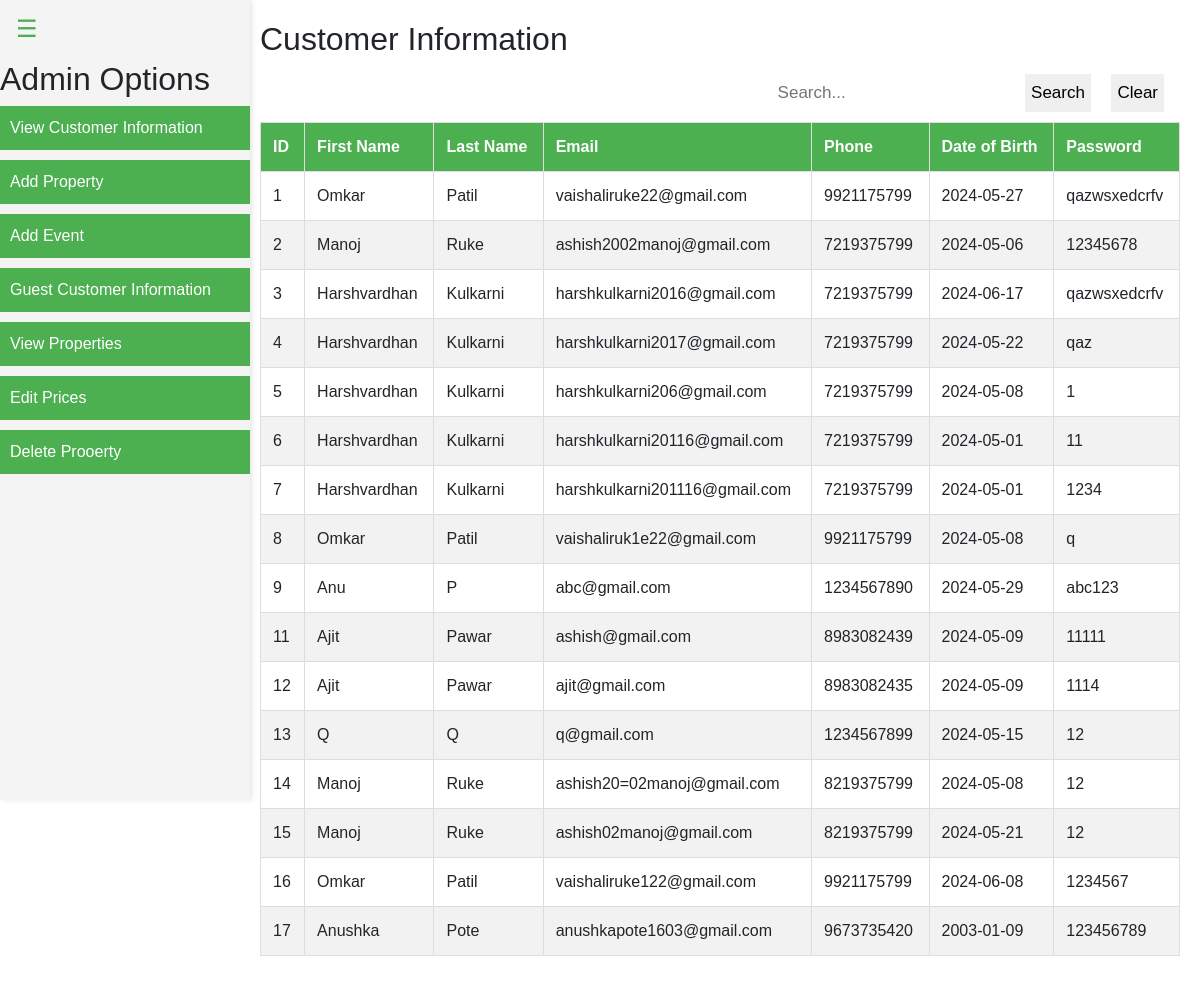
Page /admin_dashboard on the committed database.
### models.py (models this page shows)
class Villa(db.Model):
    id = db.Column(db.Integer, primary_key=True)
    first_name = db.Column(db.String(50), nullable=False)
    last_name = db.Column(db.String(50), nullable=False)
    email = db.Column(db.String(120), nullable=False)
    phone = db.Column(db.String(20), nullable=False)
    location = db.Column(db.String(100), nullable=False)
    property_type = db.Column(db.String(50), nullable=False)
    rooms = db.Column(db.Integer, nullable=True)
    heard_about = db.Column(db.String(100))
    description = db.Column(db.Text)
    timestamp = db.Column(db.DateTime, index=True, default=datetime.utcnow)
    photos = db.relationship('Photo', backref='villa', lazy=True)
    link = db.Column(db.String(200))

### app.py (the view, shortened to what this page needs)
@app.route('/admin_dashboard', methods=['GET', 'POST'])
def admin_dashboard():
    search_key = request.form.get('search_key', '').strip() if request.method == 'POST' else ''
    query_user = "SELECT * FROM users WHERE role='user'"
    params_user = ()
    if search_key:
        query_user += " AND (first_name LIKE ? OR last_name LIKE ? OR email LIKE ? OR phone LIKE ? OR dob LIKE ?)"
        params_user = tuple(['%' + search_key + '%'] * 5)
    query_guest = "SELECT * FROM plans"
    params_guest = ()
    with sqlite3.connect('users.db') as conn:
        c = conn.cursor()
        c.execute(query_user, params_user)
        customers = c.fetchall()
    with sqlite3.connect('info.db') as conn:
        c = conn.cursor()
        c.execute(query_guest, params_guest)
        guest_customers = c.fetchall()
    villas = Villa.query.all()  # Fetch villas from the database
    properties = db.session.query(Property).all()
    return render_template('admin_dashboard.html', customers=customers, search_key=search_key, guest_customers=guest_customers, villas=villas,properties=properties)

### templates/admin_dashboard.html (shortened to what this page needs)
<!DOCTYPE html>
<html lang="en">
<head>
    <link href="https://stackpath.bootstrapcdn.com/bootstrap/4.5.2/css/bootstrap.min.css" rel="stylesheet">
</head>
<body>
    <button class="menu-btn" onclick="toggleSidebar()">☰</button>
    <div class="sidebar" id="sidebar">
        <h2 class="admin-options">Admin Options</h2>
        <button class="admin-options" onclick="toggleSection('customerInfo')">View Customer Information</button>
        <button class="admin-options" onclick="toggleSection('addProperty')">Add Property</button>
        <button class="admin-options" onclick="toggleSection('addEvent')">Add Event</button>
        <button class="admin-options" onclick="toggleSection('guestInfo')">Guest Customer Information</button>
        <button class="admin-options" onclick="toggleSection('viewProperties')">View Properties</button>
        <button class="admin-options" onclick="window.location.href='{{ url_for('edit_prices') }}'">Edit Prices</button>
        <button class="admin-options" onclick="window.location.href='{{ url_for('delete_property') }}'">Delete Prooerty</button>
    </div>
    <div class="content" id="content">
        <div id="customerInfo" class="customer-info">
            <h2>Customer Information</h2>
            <div class="search-container">
                <form method="POST" action="{{ url_for('admin_dashboard') }}">
                    <input type="text" id="search_key" name="search_key" placeholder="Search..." value="{{ search_key }}">
                    <button type="submit">Search</button>
                    <button type="button" onclick="clearSearch()">Clear</button>
                </form>
            </div>
            {% if customers %}
            <table>
                <thead>
                    <tr>
                        <th>ID</th>
                        <th>First Name</th>
                        <th>Last Name</th>
                        <th>Email</th>
                        <th>Phone</th>
                        <th>Date of Birth</th>
                        <th>Password</th>
                    </tr>
                </thead>
                <tbody>
                    {% for customer in customers %}
                    <tr>
                        <td>{{ customer[0] }}</td>
                        <td>{{ customer[1] }}</td>
                        <td>{{ customer[2] }}</td>
                        <td>{{ customer[3] }}</td>
                        <td>{{ customer[4] }}</td>
                        <td>{{ customer[5] }}</td>
                        <td>{{ customer[6] }}</td>
                    </tr>
                    {% endfor %}
                </tbody>
            </table>
            {% else %}
            <p class="no-results">No results found.</p>
            {% endif %}
        </div>
</body>
</html>

### templates/admin_dashboard.html (style rules this page uses)
body { display: flex; font-family: Arial, sans-serif; margin: 0; padding: 0; }
.sidebar { width: 250px; height: 100vh; background-color: #f4f4f4; padding-top: 60px; box-shadow: 2px 0 5px rgba(0,0,0,0.1); position: fixed; left: 0; top: 0; bottom: 0; transition: width 0.3s ease; z-index: 2; }
.sidebar button { width: 100%; padding: 10px; margin-bottom: 10px; background-color: #4CAF50; color: white; border: none; cursor: pointer; text-align: left; }
.content { margin-left: 240px; padding: 20px; flex: 1; transition: margin-left 0.3s ease; }
.menu-btn { position: absolute; top: 10px; left: 10px; background: none; border: none; color: #4CAF50; font-size: 24px; cursor: pointer; z-index: 3; }
table { width: 100%; border-collapse: collapse; margin: 20px 0; }
th, td { padding: 12px; border: 1px solid #ddd; text-align: left; }
th { background-color: #4CAF50; color: white; }
tr:nth-child(even) { background-color: #f2f2f2; }
.search-container { float: right; margin-bottom: 10px; }
.search-container input[type=text] { padding: 6px; margin-top: 8px; margin-right: 16px; border: none; font-size: 17px; }
.search-container button { padding: 6px; margin-top: 8px; margin-right: 16px; border: none; font-size: 17px; cursor: pointer; }

### rows in the picture
Villa: customer "17", first_name "Anushka", last_name "Pote", email "anushkapote1603@gmail.com", phone "9673735420", customer "2003-01-09", customer "123456789"

### other values in the picture
{{ customer[0] }} "1" "2" "3" "4" "5" "6" "7" "8" "9" "11" "12" "13" "14" "15" "16"
{{ customer[1] }} "Omkar" "Manoj" "Harshvardhan" "Harshvardhan" "Harshvardhan" "Harshvardhan" "Harshvardhan" "Omkar" "Anu" "Ajit" "Ajit" "Q" "Manoj" "Manoj" "Omkar"
{{ customer[2] }} "Patil" "Ruke" "Kulkarni" "Kulkarni" "Kulkarni" "Kulkarni" "Kulkarni" "Patil" "P" "Pawar" "Pawar" "Q" "Ruke" "Ruke" "Patil"
{{ customer[3] }} "vaishaliruke22@gmail.com" "ashish2002manoj@gmail.com" "harshkulkarni2016@gmail.com" "harshkulkarni2017@gmail.com" "harshkulkarni206@gmail.com" "harshkulkarni20116@gmail.com" "harshkulkarni201116@gmail.com" "vaishaliruk1e22@gmail.com" "abc@gmail.com" "ashish@gmail.com" "ajit@gmail.com" "q@gmail.com" "ashish20=02manoj@gmail.com" "ashish02manoj@gmail.com" "vaishaliruke122@gmail.com"
{{ customer[4] }} "9921175799" "7219375799" "7219375799" "7219375799" "7219375799" "7219375799" "7219375799" "9921175799" "1234567890" "8983082439" "8983082435" "1234567899" "8219375799" "8219375799" "9921175799"
{{ customer[5] }} "2024-05-27" "2024-05-06" "2024-06-17" "2024-05-22" "2024-05-08" "2024-05-01" "2024-05-01" "2024-05-08" "2024-05-29" "2024-05-09" "2024-05-09" "2024-05-15" "2024-05-08" "2024-05-21" "2024-06-08"
{{ customer[6] }} "qazwsxedcrfv" "12345678" "qazwsxedcrfv" "qaz" "1" "11" "1234" "q" "abc123" "11111" "1114" "12" "12" "12" "1234567"
